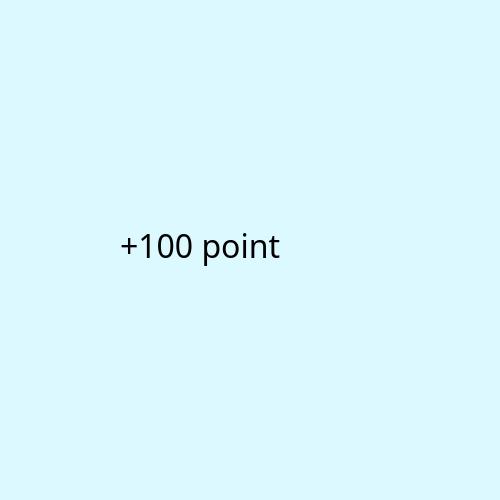
<?xml version="1.0" encoding="UTF-8"?>
<ui version="4.0">
 <class>space</class>
 <widget class="QDialog" name="space">
  <property name="geometry">
   <rect>
    <x>0</x>
    <y>0</y>
    <width>500</width>
    <height>500</height>
   </rect>
  </property>
  <property name="focusPolicy">
   <enum>Qt::ClickFocus</enum>
  </property>
  <property name="contextMenuPolicy">
   <enum>Qt::CustomContextMenu</enum>
  </property>
  <property name="windowTitle">
   <string>Thai</string>
  </property>
  <property name="styleSheet">
   <string notr="true">
background-color: rgb(219, 249, 255);</string>
  </property>
  <widget class="QLabel" name="thai">
   <property name="geometry">
    <rect>
     <x>120</x>
     <y>-10</y>
     <width>510</width>
     <height>510</height>
    </rect>
   </property>
   <property name="font">
    <font>
     <family>OCR-B 10 BT</family>
     <pointsize>24</pointsize>
    </font>
   </property>
   <property name="contextMenuPolicy">
    <enum>Qt::NoContextMenu</enum>
   </property>
   <property name="text">
    <string>+100 point</string>
   </property>
   <property name="scaledContents">
    <bool>true</bool>
   </property>
  </widget>
 </widget>
 <resources/>
 <connections/>
</ui>
